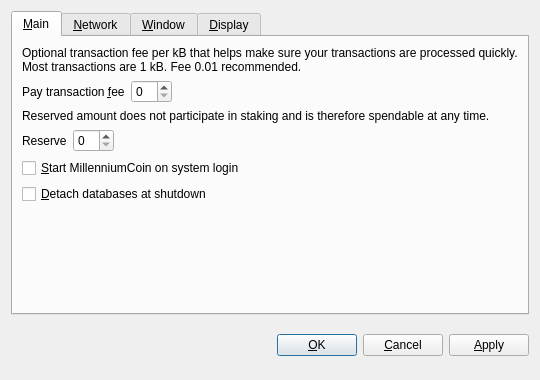
<?xml version="1.0" encoding="UTF-8"?>
<ui version="4.0">
 <class>OptionsDialog</class>
 <widget class="QDialog" name="OptionsDialog">
  <property name="geometry">
   <rect>
    <x>0</x>
    <y>0</y>
    <width>540</width>
    <height>380</height>
   </rect>
  </property>
  <property name="windowTitle">
   <string>Options</string>
  </property>
  <property name="modal">
   <bool>true</bool>
  </property>
  <layout class="QVBoxLayout" name="verticalLayout">
   <item>
    <widget class="QTabWidget" name="tabWidget">
     <property name="tabPosition">
      <enum>QTabWidget::North</enum>
     </property>
     <property name="currentIndex">
      <number>0</number>
     </property>
     <widget class="QWidget" name="tabMain">
      <attribute name="title">
       <string>&amp;Main</string>
      </attribute>
      <layout class="QVBoxLayout" name="verticalLayout_Main">
       <item>
        <widget class="QLabel" name="transactionFeeInfoLabel">
         <property name="text">
          <string>Optional transaction fee per kB that helps make sure your transactions are processed quickly. Most transactions are 1 kB. Fee 0.01 recommended.</string>
         </property>
         <property name="textFormat">
          <enum>Qt::PlainText</enum>
         </property>
         <property name="wordWrap">
          <bool>true</bool>
         </property>
        </widget>
       </item>
       <item>
        <layout class="QHBoxLayout" name="horizontalLayoutFee">
         <item>
          <widget class="QLabel" name="transactionFeeLabel">
           <property name="text">
            <string>Pay transaction &amp;fee</string>
           </property>
           <property name="textFormat">
            <enum>Qt::PlainText</enum>
           </property>
           <property name="buddy">
            <cstring>transactionFee</cstring>
           </property>
          </widget>
         </item>
         <item>
          <widget class="BitcoinAmountField" name="transactionFee"/>
         </item>
         <item>
          <spacer name="horizontalSpacerFee">
           <property name="orientation">
            <enum>Qt::Horizontal</enum>
           </property>
           <property name="sizeHint" stdset="0">
            <size>
             <width>40</width>
             <height>20</height>
            </size>
           </property>
          </spacer>
         </item>
        </layout>
       </item>
       <item>
        <widget class="QLabel" name="reserveBalanceInfoLabel">
         <property name="text">
          <string>Reserved amount does not participate in staking and is therefore spendable at any time.</string>
         </property>
         <property name="textFormat">
          <enum>Qt::PlainText</enum>
         </property>
         <property name="wordWrap">
          <bool>true</bool>
         </property>
        </widget>
       </item>
       <item>
        <layout class="QHBoxLayout" name="horizontalLayoutReserveBalance">
         <item>
          <widget class="QLabel" name="reserveBalanceLabel">
           <property name="text">
            <string>Reserve</string>
           </property>
           <property name="textFormat">
            <enum>Qt::PlainText</enum>
           </property>
           <property name="buddy">
            <cstring>reserveBalance</cstring>
           </property>
          </widget>
         </item>
         <item>
          <widget class="BitcoinAmountField" name="reserveBalance"/>
         </item>
         <item>
          <spacer name="horizontalSpacerReserveBalance">
           <property name="orientation">
            <enum>Qt::Horizontal</enum>
           </property>
           <property name="sizeHint" stdset="0">
            <size>
             <width>40</width>
             <height>20</height>
            </size>
           </property>
          </spacer>
         </item>
        </layout>
       </item>
       <item>
        <widget class="QCheckBox" name="bitcoinAtStartup">
         <property name="toolTip">
          <string>Automatically start MillenniumCoin after logging in to the system.</string>
         </property>
         <property name="text">
          <string>&amp;Start MillenniumCoin on system login</string>
         </property>
        </widget>
       </item>
       <item>
        <widget class="QCheckBox" name="detachDatabases">
         <property name="toolTip">
          <string>Detach block and address databases at shutdown. This means they can be moved to another data directory, but it slows down shutdown. The wallet is always detached.</string>
         </property>
         <property name="text">
          <string>&amp;Detach databases at shutdown</string>
         </property>
        </widget>
       </item>
       <item>
        <spacer name="verticalSpacer_Main">
         <property name="orientation">
          <enum>Qt::Vertical</enum>
         </property>
         <property name="sizeHint" stdset="0">
          <size>
           <width>20</width>
           <height>40</height>
          </size>
         </property>
        </spacer>
       </item>
      </layout>
     </widget>
     <widget class="QWidget" name="tabNetwork">
      <attribute name="title">
       <string>&amp;Network</string>
      </attribute>
      <layout class="QVBoxLayout" name="verticalLayout_Network">
       <item>
        <widget class="QCheckBox" name="mapPortUpnp">
         <property name="toolTip">
          <string>Automatically open the MillenniumCoin client port on the router. This only works when your router supports UPnP and it is enabled.</string>
         </property>
         <property name="text">
          <string>Map port using &amp;UPnP</string>
         </property>
        </widget>
       </item>
       <item>
        <widget class="QCheckBox" name="connectSocks">
         <property name="toolTip">
          <string>Connect to the MillenniumCoin network through a SOCKS proxy (e.g. when connecting through Tor).</string>
         </property>
         <property name="text">
          <string>&amp;Connect through SOCKS proxy:</string>
         </property>
        </widget>
       </item>
       <item>
        <layout class="QHBoxLayout" name="horizontalLayout_Network">
         <item>
          <widget class="QLabel" name="proxyIpLabel">
           <property name="text">
            <string>Proxy &amp;IP:</string>
           </property>
           <property name="textFormat">
            <enum>Qt::PlainText</enum>
           </property>
           <property name="buddy">
            <cstring>proxyIp</cstring>
           </property>
          </widget>
         </item>
         <item>
          <widget class="QValidatedLineEdit" name="proxyIp">
           <property name="maximumSize">
            <size>
             <width>140</width>
             <height>16777215</height>
            </size>
           </property>
           <property name="toolTip">
            <string>IP address of the proxy (e.g. 127.0.0.1)</string>
           </property>
          </widget>
         </item>
         <item>
          <widget class="QLabel" name="proxyPortLabel">
           <property name="text">
            <string>&amp;Port:</string>
           </property>
           <property name="textFormat">
            <enum>Qt::PlainText</enum>
           </property>
           <property name="buddy">
            <cstring>proxyPort</cstring>
           </property>
          </widget>
         </item>
         <item>
          <widget class="QLineEdit" name="proxyPort">
           <property name="maximumSize">
            <size>
             <width>55</width>
             <height>16777215</height>
            </size>
           </property>
           <property name="toolTip">
            <string>Port of the proxy (e.g. 9050)</string>
           </property>
          </widget>
         </item>
         <item>
          <widget class="QLabel" name="socksVersionLabel">
           <property name="text">
            <string>SOCKS &amp;Version:</string>
           </property>
           <property name="textFormat">
            <enum>Qt::PlainText</enum>
           </property>
           <property name="buddy">
            <cstring>socksVersion</cstring>
           </property>
          </widget>
         </item>
         <item>
          <widget class="QValueComboBox" name="socksVersion">
           <property name="toolTip">
            <string>SOCKS version of the proxy (e.g. 5)</string>
           </property>
          </widget>
         </item>
         <item>
          <spacer name="horizontalSpacer_Network">
           <property name="orientation">
            <enum>Qt::Horizontal</enum>
           </property>
           <property name="sizeHint" stdset="0">
            <size>
             <width>40</width>
             <height>20</height>
            </size>
           </property>
          </spacer>
         </item>
        </layout>
       </item>
       <item>
        <spacer name="verticalSpacer_Network">
         <property name="orientation">
          <enum>Qt::Vertical</enum>
         </property>
         <property name="sizeHint" stdset="0">
          <size>
           <width>20</width>
           <height>40</height>
          </size>
         </property>
        </spacer>
       </item>
      </layout>
     </widget>
     <widget class="QWidget" name="tabWindow">
      <attribute name="title">
       <string>&amp;Window</string>
      </attribute>
      <layout class="QVBoxLayout" name="verticalLayout_Window">
       <item>
        <widget class="QCheckBox" name="minimizeToTray">
         <property name="toolTip">
          <string>Show only a tray icon after minimizing the window.</string>
         </property>
         <property name="text">
          <string>&amp;Minimize to the tray instead of the taskbar</string>
         </property>
        </widget>
       </item>
       <item>
        <widget class="QCheckBox" name="minimizeOnClose">
         <property name="toolTip">
          <string>Minimize instead of exit the application when the window is closed. When this option is enabled, the application will be closed only after selecting Quit in the menu.</string>
         </property>
         <property name="text">
          <string>M&amp;inimize on close</string>
         </property>
        </widget>
       </item>
       <item>
        <spacer name="verticalSpacer_Window">
         <property name="orientation">
          <enum>Qt::Vertical</enum>
         </property>
         <property name="sizeHint" stdset="0">
          <size>
           <width>20</width>
           <height>40</height>
          </size>
         </property>
        </spacer>
       </item>
      </layout>
     </widget>
     <widget class="QWidget" name="tabDisplay">
      <attribute name="title">
       <string>&amp;Display</string>
      </attribute>
      <layout class="QVBoxLayout" name="verticalLayout_Display">
       <item>
        <layout class="QHBoxLayout" name="horizontalLayout_1_Display">
         <item>
          <widget class="QLabel" name="langLabel">
           <property name="text">
            <string>User Interface &amp;language:</string>
           </property>
           <property name="textFormat">
            <enum>Qt::PlainText</enum>
           </property>
           <property name="buddy">
            <cstring>lang</cstring>
           </property>
          </widget>
         </item>
         <item>
          <widget class="QValueComboBox" name="lang">
           <property name="toolTip">
            <string>The user interface language can be set here. This setting will take effect after restarting MillenniumCoin.</string>
           </property>
          </widget>
         </item>
        </layout>
       </item>
       <item>
        <layout class="QHBoxLayout" name="horizontalLayout_2_Display">
         <item>
          <widget class="QLabel" name="unitLabel">
           <property name="text">
            <string>&amp;Unit to show amounts in:</string>
           </property>
           <property name="textFormat">
            <enum>Qt::PlainText</enum>
           </property>
           <property name="buddy">
            <cstring>unit</cstring>
           </property>
          </widget>
         </item>
         <item>
          <widget class="QValueComboBox" name="unit">
           <property name="toolTip">
            <string>Choose the default subdivision unit to show in the interface and when sending coins.</string>
           </property>
          </widget>
         </item>
        </layout>
       </item>
       <item>
        <widget class="QCheckBox" name="displayAddresses">
         <property name="toolTip">
          <string>Whether to show MillenniumCoin addresses in the transaction list or not.</string>
         </property>
         <property name="text">
          <string>&amp;Display addresses in transaction list</string>
         </property>
        </widget>
       </item>
       <item>
        <widget class="QCheckBox" name="coinControlFeatures">
         <property name="toolTip">
          <string>Whether to show coin control features or not.</string>
         </property>
         <property name="text">
          <string>Display coin &amp;control features (experts only!)</string>
         </property>
        </widget>
       </item>
       <item>
        <spacer name="verticalSpacer_Display">
         <property name="orientation">
          <enum>Qt::Vertical</enum>
         </property>
         <property name="sizeHint" stdset="0">
          <size>
           <width>20</width>
           <height>40</height>
          </size>
         </property>
        </spacer>
       </item>
      </layout>
     </widget>
    </widget>
   </item>
   <item>
    <layout class="QHBoxLayout" name="horizontalLayout_Buttons">
     <item>
      <spacer name="horizontalSpacer_1">
       <property name="orientation">
        <enum>Qt::Horizontal</enum>
       </property>
       <property name="sizeHint" stdset="0">
        <size>
         <width>40</width>
         <height>48</height>
        </size>
       </property>
      </spacer>
     </item>
     <item>
      <widget class="QLabel" name="statusLabel">
       <property name="font">
        <font>
         <weight>75</weight>
         <bold>true</bold>
        </font>
       </property>
       <property name="text">
        <string/>
       </property>
       <property name="textFormat">
        <enum>Qt::PlainText</enum>
       </property>
       <property name="wordWrap">
        <bool>true</bool>
       </property>
      </widget>
     </item>
     <item>
      <spacer name="horizontalSpacer_2">
       <property name="orientation">
        <enum>Qt::Horizontal</enum>
       </property>
       <property name="sizeHint" stdset="0">
        <size>
         <width>40</width>
         <height>48</height>
        </size>
       </property>
      </spacer>
     </item>
     <item>
      <widget class="QPushButton" name="okButton">
       <property name="text">
        <string>&amp;OK</string>
       </property>
      </widget>
     </item>
     <item>
      <widget class="QPushButton" name="cancelButton">
       <property name="text">
        <string>&amp;Cancel</string>
       </property>
       <property name="autoDefault">
        <bool>false</bool>
       </property>
      </widget>
     </item>
     <item>
      <widget class="QPushButton" name="applyButton">
       <property name="text">
        <string>&amp;Apply</string>
       </property>
       <property name="autoDefault">
        <bool>false</bool>
       </property>
      </widget>
     </item>
    </layout>
   </item>
  </layout>
 </widget>
 <customwidgets>
  <customwidget>
   <class>BitcoinAmountField</class>
   <extends>QSpinBox</extends>
   <header>bitcoinamountfield.h</header>
  </customwidget>
  <customwidget>
   <class>QValueComboBox</class>
   <extends>QComboBox</extends>
   <header>qvaluecombobox.h</header>
  </customwidget>
  <customwidget>
   <class>QValidatedLineEdit</class>
   <extends>QLineEdit</extends>
   <header>qvalidatedlineedit.h</header>
  </customwidget>
 </customwidgets>
 <resources/>
 <connections/>
</ui>
